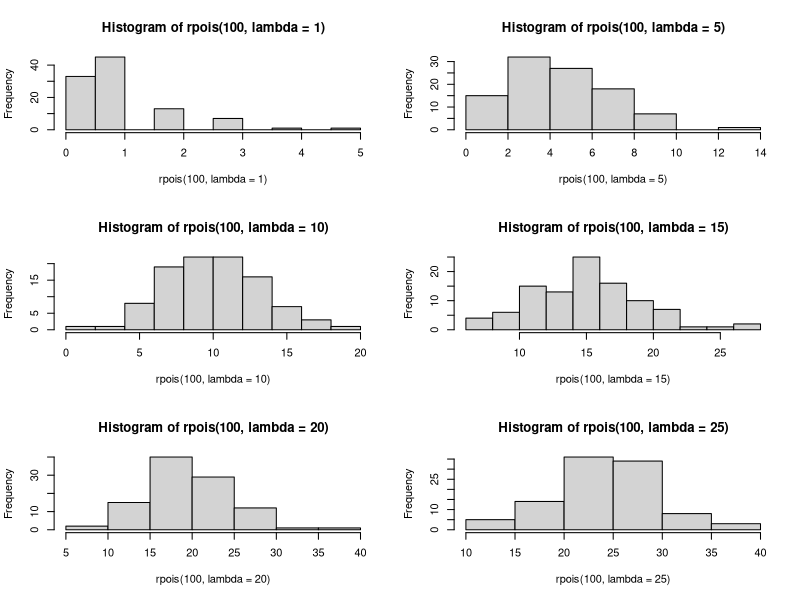
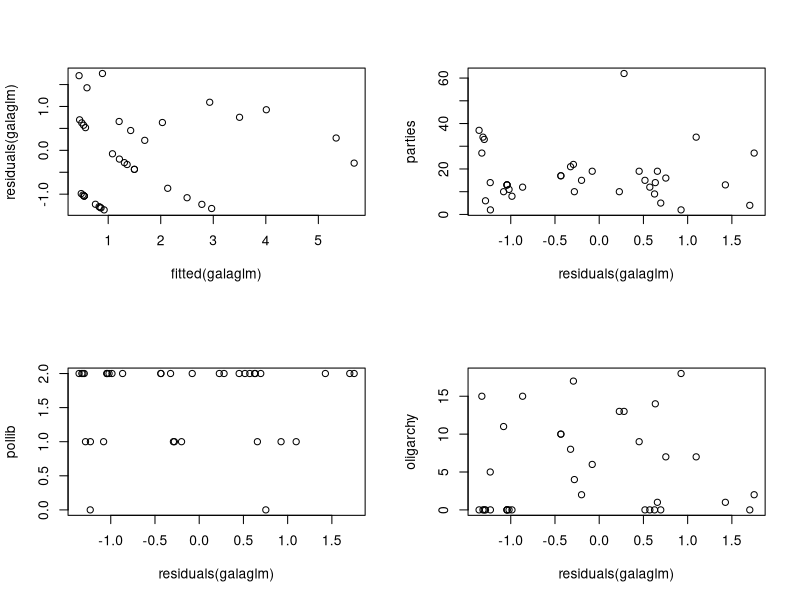
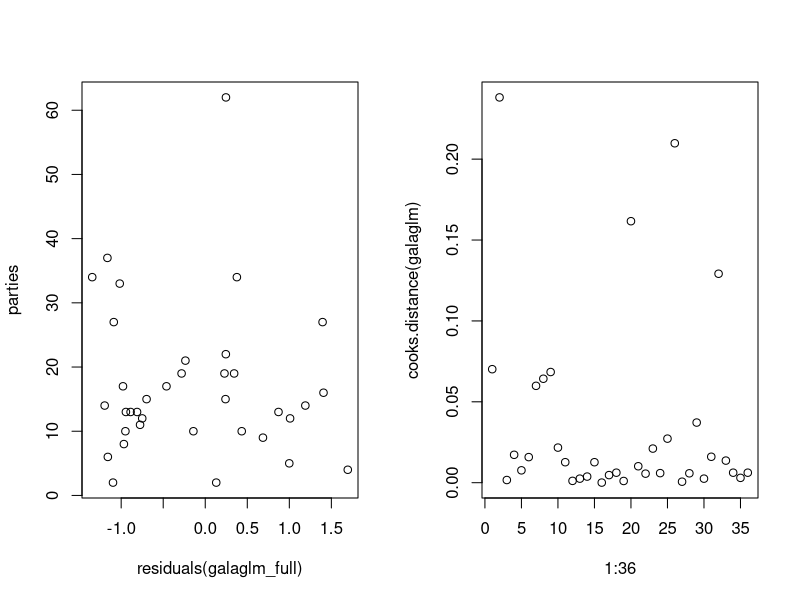

R code for these plots, in order:
## ---- chunk 1
library(multcomp)
library(lme4)
## ---- chunk 2
africa_data=read.table("africa.txt", header=TRUE)
par(mfrow=c(3,2))
hist(rpois(100, lambda = 1))
hist(rpois(100, lambda = 5))
hist(rpois(100, lambda = 10))
hist(rpois(100, lambda = 15))
hist(rpois(100, lambda = 20))
hist(rpois(100, lambda = 25))

## ---- chunk 3
#transform distrubution, see if it looks same afterwards

## ---- chunk 4
#Analysisof variance
galaglm_full=glm(miltcoup~oligarchy+pollib+parties+pctvote+popn+size+numelec +numregim,family=poisson,data=africa_data)
summary(galaglm_full)
## ---- chunk 5

#Analysisof variance
galaglm=glm(miltcoup~oligarchy+pollib+parties+pctvote+popn+size +numregim,family=poisson,data=africa_data)
summary(galaglm)
## ---- chunk 6
galaglm=glm(miltcoup~oligarchy+pollib+parties+pctvote+popn+size,family=poisson,data=africa_data)
summary(galaglm)
## ---- chunk 7
galaglm=glm(miltcoup~oligarchy+pollib+parties+pctvote+popn,family=poisson,data=africa_data)
summary(galaglm)
## ---- chunk 8
galaglm=glm(miltcoup~oligarchy+pollib+parties+pctvote,family=poisson,data=africa_data)
summary(galaglm)
## ---- chunk 9
galaglm=glm(miltcoup~oligarchy+pollib+parties,family=poisson,data=africa_data)
summary(galaglm)
## ---- chunk 10
par(mfrow=c(2,2))
attach(africa_data)
plot(fitted(galaglm),residuals(galaglm))
plot(residuals(galaglm),parties)
plot(residuals(galaglm),pollib)
plot(residuals(galaglm),oligarchy)
## ---- chunk 11
par(mfrow=c(1,2))
plot(residuals(galaglm_full),parties)
plot(1:36,cooks.distance(galaglm))
print(residuals(galaglm))
